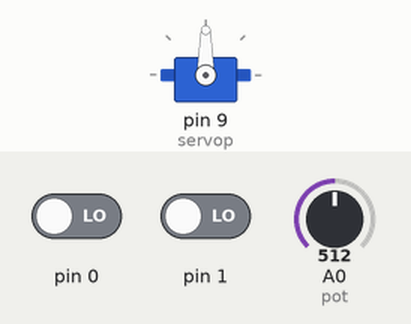
Recording of a sketch running on a simulated Arduino Uno, built with avr-gcc and run on an emulated ATmega328P. Parts: servo. The test bench sets the inputs (shaded band); at power-on: A0 (pot) = 512, pin 0 LOW, pin 1 LOW.

Above: at 1.2 s.
1.3 s: A0 (pot) set to 716
At 2.5 s:
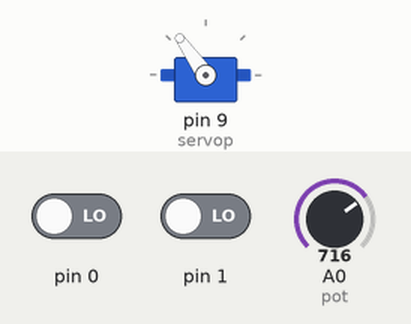
2.8 s: A0 (pot) set to 900
At 3.9 s:
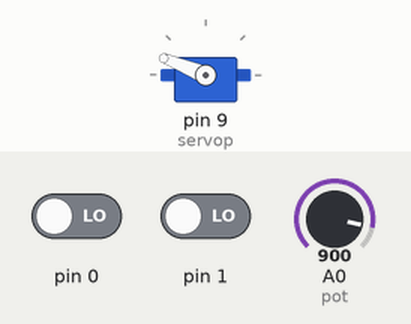
4.3 s: A0 (pot) set to 1023
At 5.2 s:
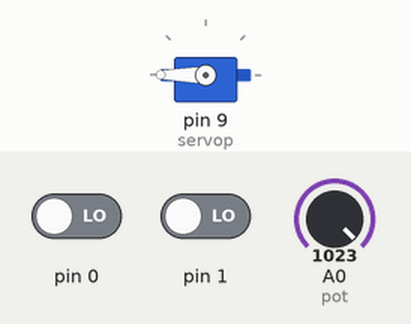
5.8 s: A0 (pot) set to 306
At 6.2 s:
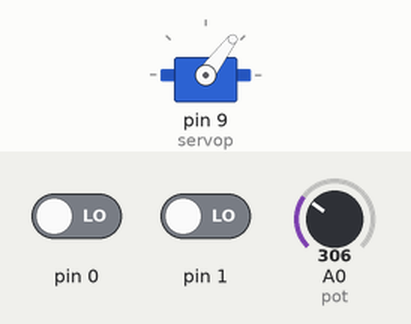
7.3 s: A0 (pot) set to 170
At 8.7 s:
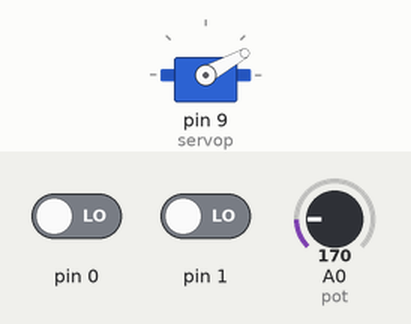
Timing chart, 0 to 9.8 s (numbered marks = the images above; inputs shaded):
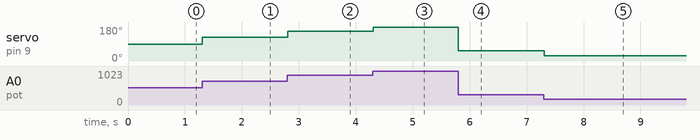

The sketch:

servop.ino
```cpp
#include<Servo.h> //header
Servo servop; // class
int pot = A0; //potentiometer meter connection
int val;

void setup(){
  servop.attach(9);
}

void loop(){
  val = analogRead(pot);
  val = map(val , 0, 1023, 0, 180);
  servop.write(val);
  if (val == 0)
    digitalRead(HIGH);
  if (val == 180)
    digitalRead(HIGH);
  if (val > 0)
    digitalRead(LOW);
  if (val > 180)
    digitalRead(LOW);
  delay(10);
}
```

Measured:
- after the input at 1.3 s, servo on pin 9 (servop): 90° → 125° at once
- after the input at 2.8 s, servo on pin 9 (servop): 125° → 158° at once
- after the input at 4.3 s, servo on pin 9 (servop): 158° → 180° at once
- after the input at 5.8 s, servo on pin 9 (servop): 180° → 53° at once
- after the input at 7.3 s, servo on pin 9 (servop): 53° → 29° at once
